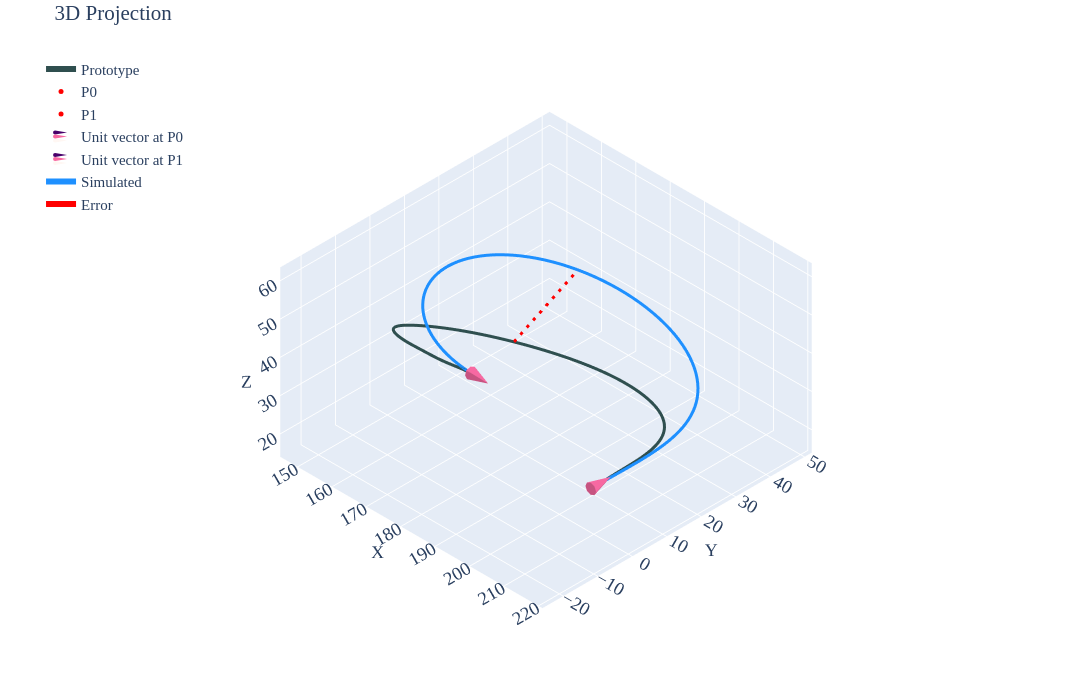

The code cell stored with this chart in its notebook:
### Code cell
#| label: p3c2

gravity_looper(psit=3,case=2,youngs_modulus=0.0028874,pfix='new-youngsmod\\')
